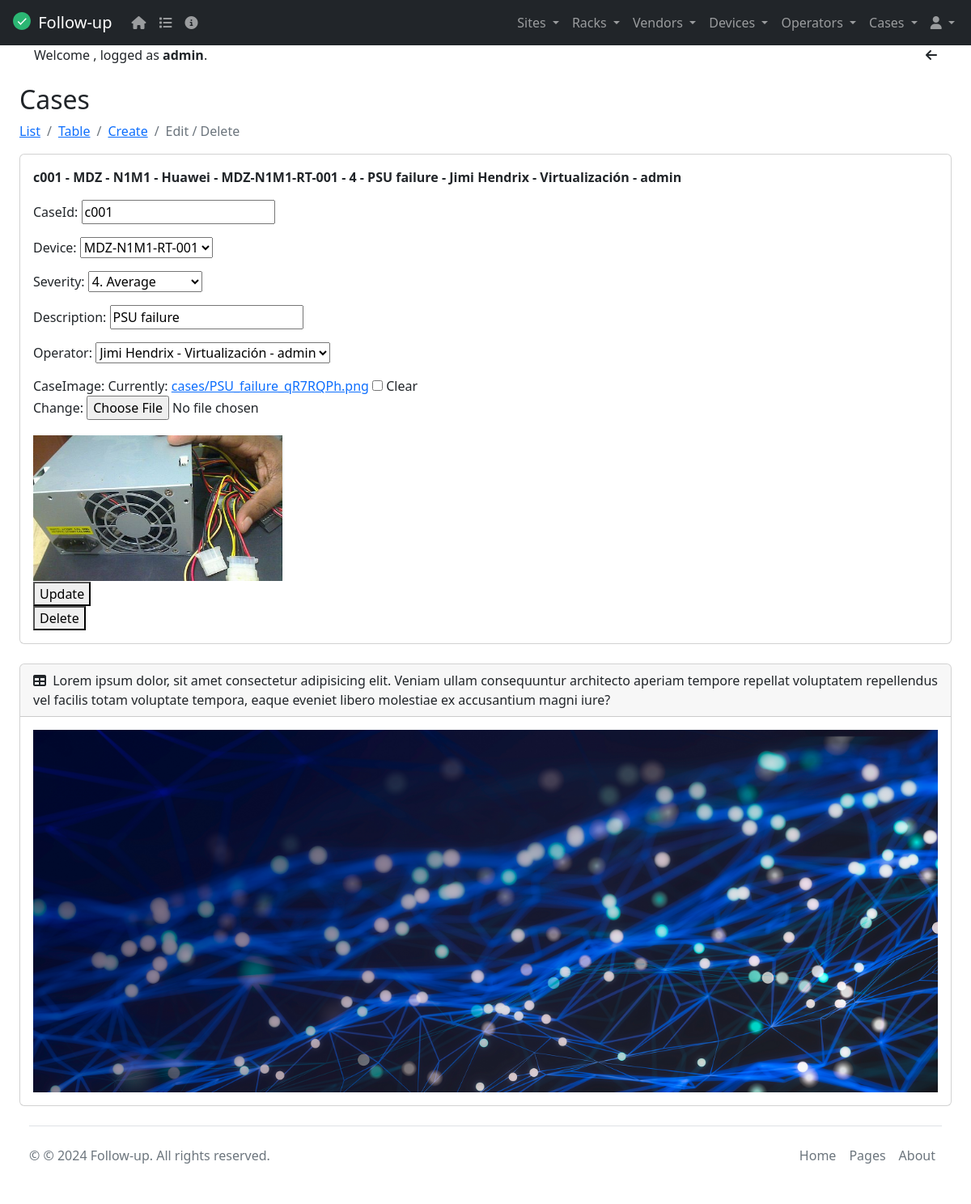
/cases/1 (signed in), run on the app's committed database.
### tasks/models.py (models this page shows, shortened)
class Case(models.Model):
  SEVERITIES = (
    ('1', "1. Not classified"),
    ('2', "2. Information"),
    ('3', "3. Warning"),
    ('4', "4. Average"),
    ('5', "5. High"),
    ('6', "6. Disaster")
  )
  caseId = models.CharField(max_length=6)
  description = models.CharField(max_length=20)
  severity = models.CharField(choices=SEVERITIES, max_length=2, null=True)
  site = models.ForeignKey(Site, on_delete=models.CASCADE, null=True, editable=False)
  rack = models.ForeignKey(Rack, on_delete=models.CASCADE, null=True, editable=False)
  vendor = models.ForeignKey(Vendor, on_delete=models.CASCADE, null=True, editable=False)
  device = models.ForeignKey(Device, on_delete=models.CASCADE, null=True)
  operator = models.ForeignKey(Operator, on_delete=models.CASCADE, null=True)
  caseImage = models.ImageField(upload_to='cases', blank=True, null=True, default="/media/static/default.png")
  class Meta():
    verbose_name = 'Case'
    verbose_name_plural = 'Cases'
    ordering = ('caseId', 'description')
    unique_together = ('caseId', 'description')

class Site(models.Model):
  siteId = models.CharField(max_length=6)
  name = models.CharField(max_length=20)
  address = models.CharField(max_length=30)
  city = models.CharField(max_length=20)
  country = models.CharField(max_length=20)
  switchowner = models.CharField(max_length=30)
  contact = models.IntegerField(default=0)
  siteImage = models.ImageField(upload_to='sites', blank=True, null=True, default="/media/static/default.png") # default=""
  def __str__(self):
    return self.name
  class Meta():
    verbose_name = 'Site'
    verbose_name_plural = 'Sites'
    ordering = ('siteId', 'name')
    unique_together = ('siteId', 'name')

class Rack(models.Model):
  rackId = models.CharField(max_length=6)
  name = models.CharField(max_length=20)
  site = models.ForeignKey(Site, on_delete=models.CASCADE, null=True)
  rackImage = models.ImageField(upload_to='racks', blank=True, null=True, default="/media/static/default.png") # default=""
  def __str__(self):
    return f"{self.name}"
  class Meta():
    verbose_name = 'Rack'
    verbose_name_plural = 'Racks'
    ordering = ('rackId', 'name')
    unique_together = ('rackId', 'name')

class Vendor(models.Model):
  vendorId = models.CharField(max_length=6)
  name = models.CharField(max_length=20)
  email = models.EmailField()
  contact = models.IntegerField()
  link = models.URLField(max_length=200, blank=True)
  vendorImage = models.ImageField(upload_to='vendors', blank=True, null=True, default="/media/static/default.png")
  def __str__(self):
    return self.name
  class Meta():
    verbose_name = 'Vendor'
    verbose_name_plural = 'Vendors'
    ordering = ('vendorId', 'name')
    unique_together = ('vendorId', 'name')

class Device(models.Model):
  CATEGORIES = (
    ('RT', "Router"),
    ('SW2', "Switch L2"),
    ('SW3', "Switch L3"),
    ('FW', "Firewall"),
    ('SR', "Server"),
    ('ST', "Storage")
  )
  deviceId = models.CharField(max_length=6)
  name = models.CharField(max_length=20)
  category = models.CharField(choices=CATEGORIES, max_length=3, null=True)
  model = models.CharField(max_length=20)
  serialNumber = models.CharField(max_length=30)
  site = models.ForeignKey(Site, on_delete=models.CASCADE, null=True)
  rack = ChainedForeignKey(
    Rack,
    on_delete=models.CASCADE,
    null=True,
    related_name='devices',
    chained_field="site",
    chained_model_field="site",
    show_all=False,
    auto_choose=True,
    sort=True)
  vendor = models.ForeignKey(Vendor, on_delete=models.CASCADE, null=True)
  deviceImage = models.ImageField(upload_to='devices', blank=True, null=True, default="/media/static/default.png")
  def __str__(self):
    return f"{self.name}"
  class Meta():
    verbose_name = 'Device'
    verbose_name_plural = 'Devices'
    ordering = ('deviceId', 'name')
    unique_together = ('deviceId', 'name')

class Operator(models.Model):
  operatorId = models.CharField(max_length=6)
  firstName = models.CharField(max_length=20)
  lastName = models.CharField(max_length=20)
  email = models.EmailField()
  contact = models.IntegerField()
  backOffice = models.CharField(max_length=20)
  user = models.OneToOneField(User, on_delete=models.CASCADE, null=True)
  operatorImage = models.ImageField(upload_to='operators', blank=True, null=True, default="/media/static/default.png")
  def __str__(self):
    return self.firstName + ' ' + self.lastName + ' - ' + self.backOffice + ' - ' + self.user.username
  class Meta():
    verbose_name = 'Operator'
    verbose_name_plural = 'Operators'
    ordering = ('operatorId', 'firstName', 'lastName')
    unique_together = ('operatorId', 'firstName', 'lastName')

### tasks/views.py (the view, shortened to what this page needs)
# urls.py: path('cases/<int:case_id>', views.case_detail, name='case_detail'),
@login_required
def case_detail(request, case_id):
    if request.method == 'GET':
        case = get_object_or_404(Case, pk=case_id)
        form = CaseForm(instance=case)
        return render(request, 'case_detail.html', {'case': case, 'form': form})

### tasks/forms.py
class CaseForm(ModelForm):
    class Meta:
        model = Case
        fields = ['caseId', 'device', 'severity', 'description', 'operator', 'caseImage']

### tasks/templates/case_detail.html (shortened to what this page needs)
{% extends 'base.html' %}
{% block content %}
<h2 class="mt-4">Cases</h2>
<nav aria-label="breadcrumb">
  <ol class="breadcrumb">
    <li class="breadcrumb-item"><a href="/cases">List</a></li>
    <li class="breadcrumb-item"><a href="/case_table">Table</a></li>
    <li class="breadcrumb-item"><a href="/case_create">Create</a></li>
    <li class="breadcrumb-item active" aria-current="page">Edit / Delete</li>
  </ol>
</nav>
<div class="card mb-4">
  <div class="card-body">
    <p><strong>{{case.caseId}} - {{case.site}} - {{ case.rack }} - {{case.vendor}} - {{case.device}} - {{case.severity}} - {{case.description}} - {{case.operator}}</strong></p>
    <form method="POST" enctype="multipart/form-data">
      {{form.as_p}}
      <section>
        <img
          src="{{ case.caseImage.url }}"
          alt="{{ case.description }}"
        />
      </section>
      <button>
        Update
      </button>
    </form>
    <form action="{% url 'case_delete' case.id %}" method="POST">
      <button>
        Delete
      </button>
    </form>
  </div>
</div>
{% endblock %}

### tasks/templates/base.html (shortened to what this page needs)
<!DOCTYPE html>
<html lang="en" data-bs-theme="dark">
  <head>
    <link rel="stylesheet" href="https://cdn.jsdelivr.net/npm/bootstrap@5.2.0/dist/css/bootstrap.min.css">
    <link rel="stylesheet" type="text/css" href="https://cdn.datatables.net/1.11.5/css/jquery.dataTables.min.css">
    <link rel="stylesheet" href="https://cdnjs.cloudflare.com/ajax/libs/font-awesome/6.5.2/css/all.min.css">
  </head>
  <body>
  {% include 'navbar.html' %}
    <div id="layoutSidenav_content">
      <main>
        <div class="container-fluid px-4">
          {% if user.is_authenticated %}
          <div class="container text-center">
            <div class="row">
              <div class="col">
                <div class="text-start">
                  Welcome <strong>{{request.user.first_name}} {{request.user.last_name}}</strong>,
                  logged as <strong>{{request.user.username}}</strong>.
                </div>
              </div>
              <div class="col col-lg-2">
                <div class="text-end">
                  <i class="fa fa-arrow-left" aria-hidden="true" onclick="window.history.back()"></i>
                </div>
              </div>
            </div>
          </div>
          {% endif %}
          {% block content %}
          {% endblock %}
          {% include 'footer.html' %}
        </div>
      </main>
    </div>
  </body>
</html>

### tasks/templates/base.html (style rules this page uses)
html { scroll-padding-top: 220px; }
body { position: relative; overflow-y: auto; }

### data on the page
Case: caseId "c001", site "MDZ", rack "N1M1", vendor "Huawei", device "MDZ-N1M1-RT-001", severity "4", description "PSU failure", operator "Jimi Hendrix - Virtualización - admin", severity "4. Average", caseImage (picture)

### other printed values
{{ request.user.username }} "admin"
